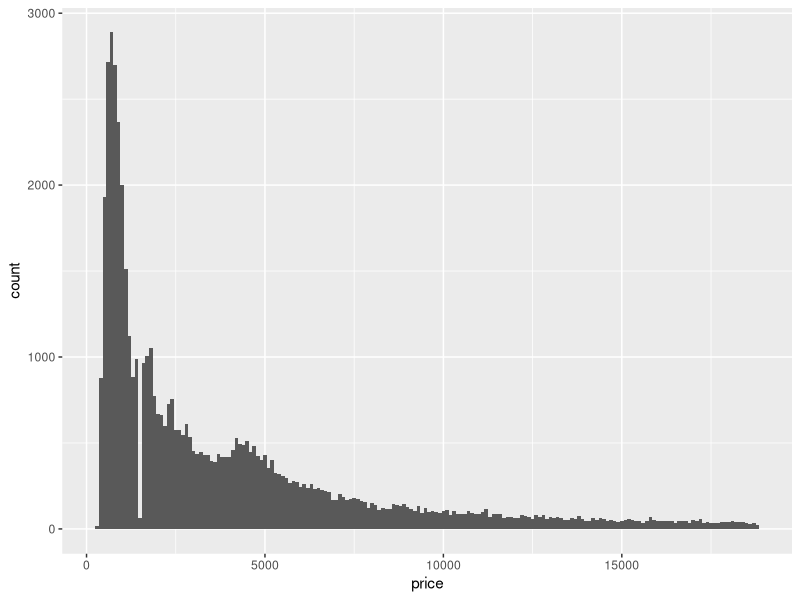
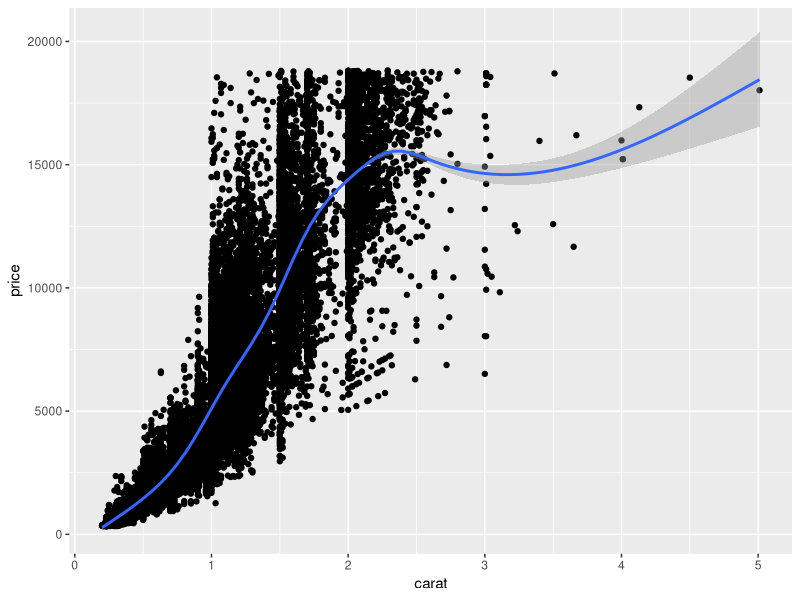
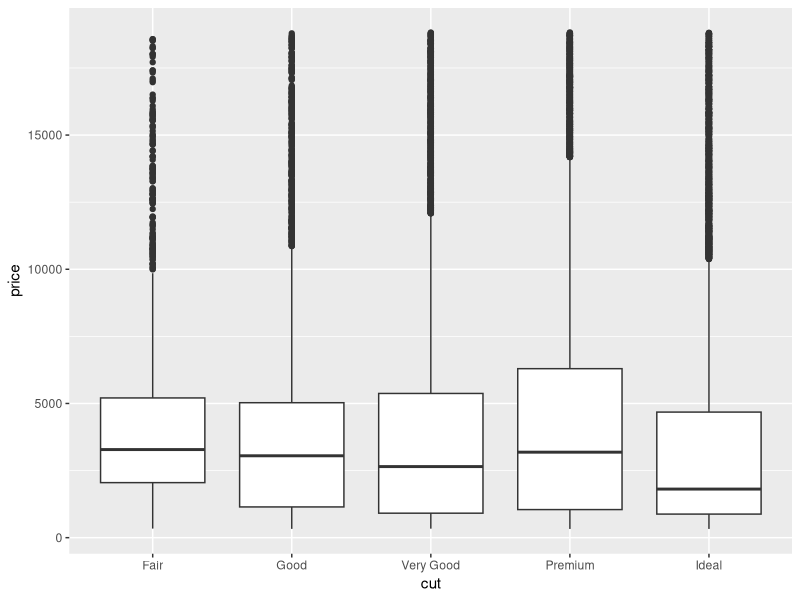
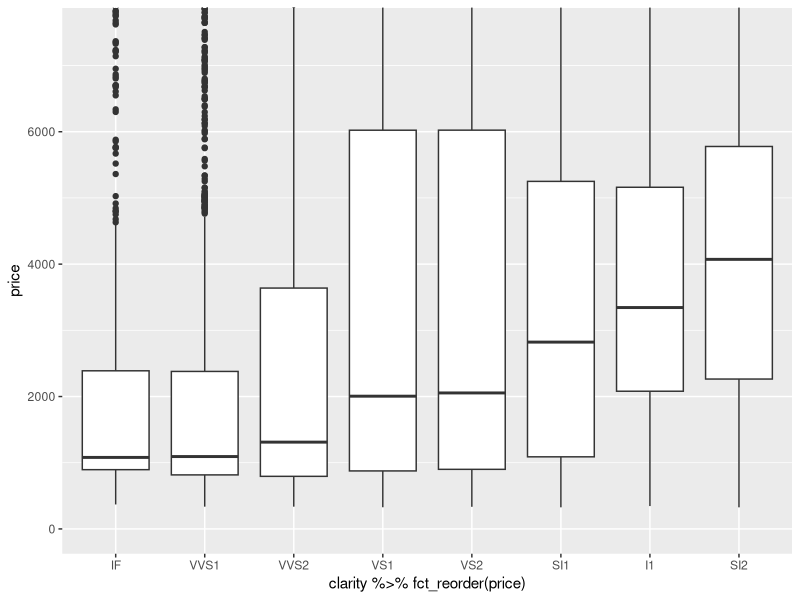
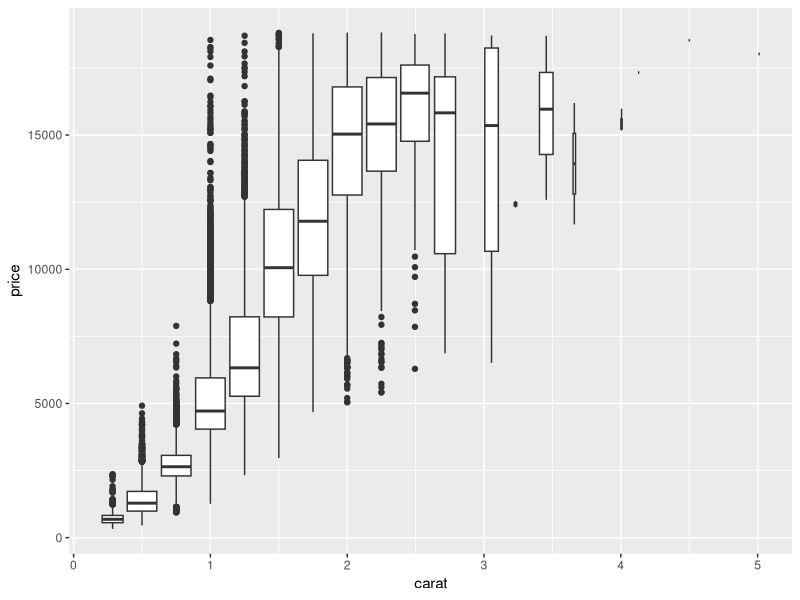
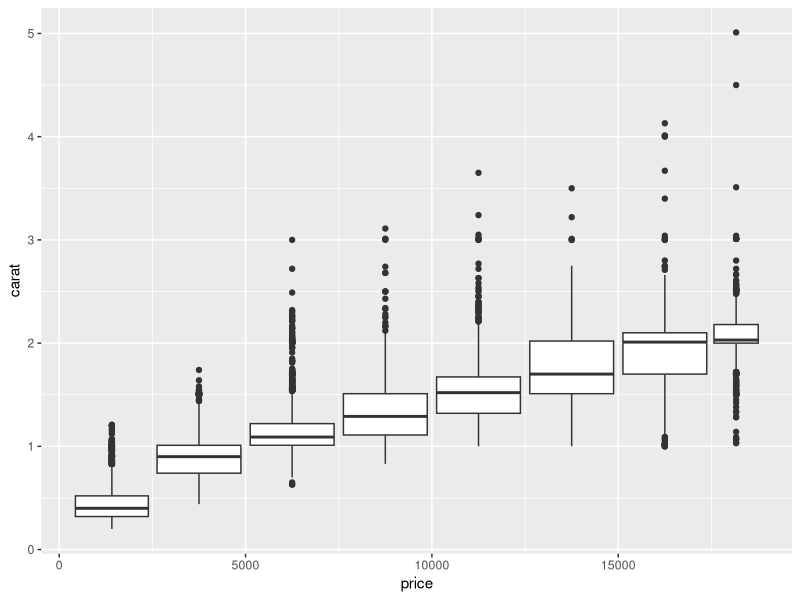
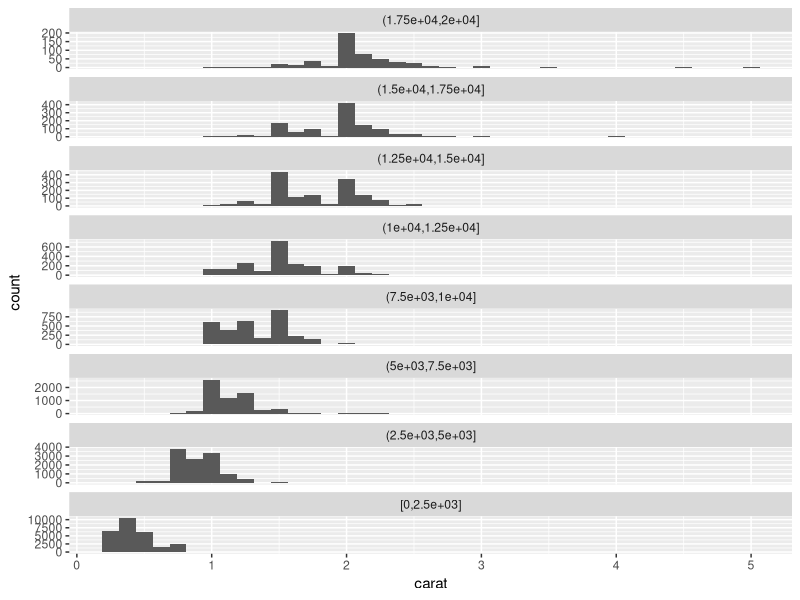

These charts were generated, in order, by the following R code:
library(tidyverse)

#Question 1: Explore the distribution of price. Do you discover anything unusual or surprising? (Hint: Carefully think about the binwidth and make sure you try a wide range of values.)

ggplot(data = diamonds) + 
  geom_histogram(mapping = aes(x = price), binwidth = 100)

#long tail

#Question 2: Which of the 4Cs (carat, cut, clarity, color) is most important for predicting the price of a diamond?
ggplot(diamonds, aes(x = carat, y = price)) +
  geom_point() + 
  geom_smooth()

ggplot(diamonds, aes(x = cut, y = price)) +
  geom_boxplot()

ggplot(diamonds, aes(x = clarity %>% fct_reorder(price), y = price)) +
  geom_boxplot() + 
  coord_cartesian(ylim = c(0, 7500))

diamonds %>%
  ggplot(mapping = aes(x = carat, y = price)) +
  geom_boxplot(mapping = aes(group = cut_width(carat, .25)))

#Question 3: Plot the distribution of carat across various price bins using the geom_boxplot() and geom_histogram() functions. For the latter, leverage the facet_wrap() function.How would you describe the relationship between carat and price based on these visualizations?

diamonds %>%
  ggplot(mapping = aes(x = price, y = carat)) +
  geom_boxplot(
    mapping = aes(group = price %>% cut_width(width = 2500, center = 1250))
  )

diamonds %>%
  mutate(
    price_binned = price %>% 
      cut_width(width = 2500, center = 1250) %>% 
      fct_relevel(rev) 
  ) %>% 
  ggplot(mapping = aes(x = carat)) +
  geom_histogram(binwidth = .125 , center = 0, show.legend = FALSE) +
  facet_wrap(~price_binned, scales = "free_y", ncol = 1)